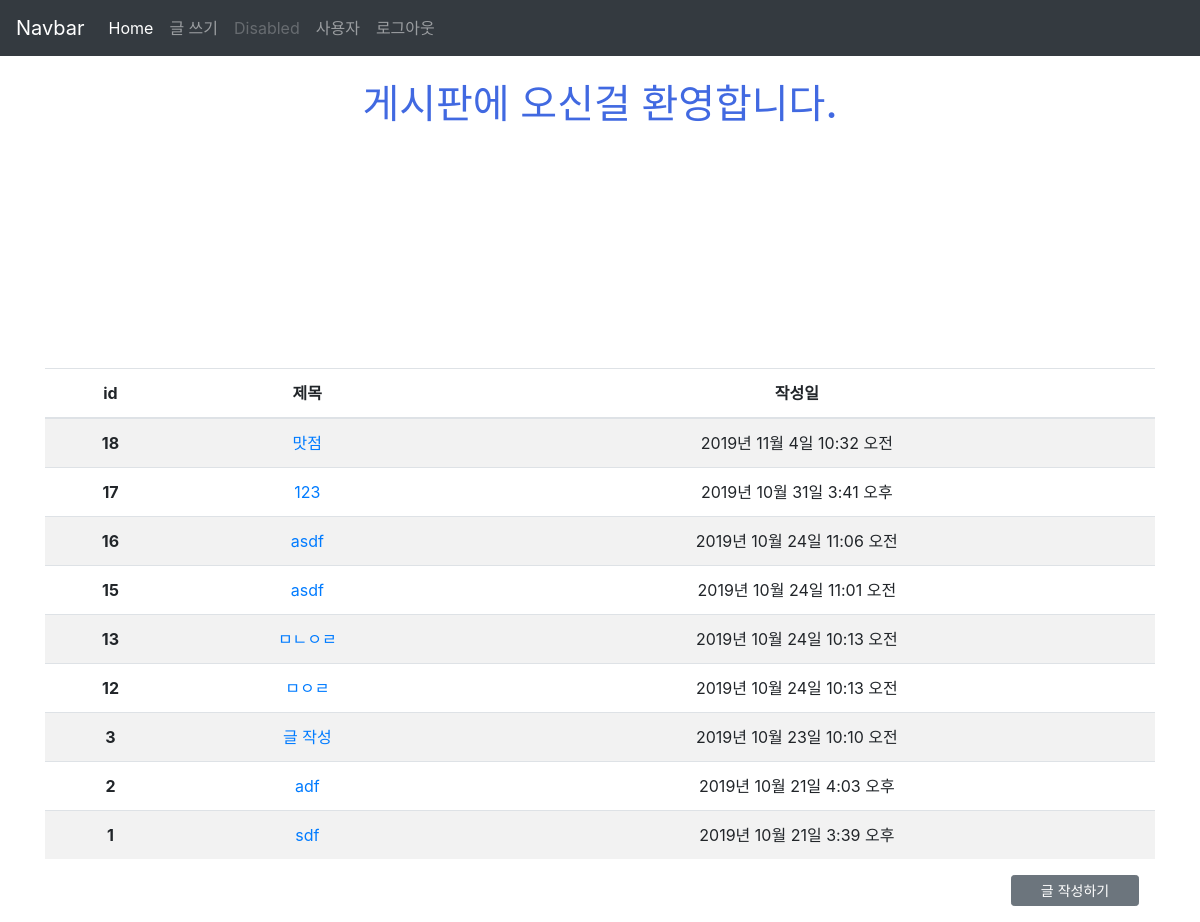
The app's page /articles/ (signed in) with its own data.
### accounts/models.py (models this page shows)
class User(AbstractUser):
    followers = models.ManyToManyField(settings.AUTH_USER_MODEL, related_name='followings', blank=True)

### articles/models.py (models this page shows, shortened)
class Article(models.Model):
    title = models.CharField(max_length=10)
    content = models.TextField()
    image = models.ImageField(blank=True)
    image_thumbnail = ImageSpecField(
        processors=[ResizeToFill(300, 300)],
        format='JPEG',
        options={'quality': 80}
    )
    created_at = models.DateTimeField(auto_now_add=True)
    updated_at = models.DateTimeField(auto_now=True)
    user = models.ForeignKey(settings.AUTH_USER_MODEL, on_delete=models.CASCADE)
    like_users = models.ManyToManyField(settings.AUTH_USER_MODEL, related_name='like_articles', blank=True)
    hashtags = models.ManyToManyField(HashTag, blank=True)

### articles/views.py (the view)
# urls.py: path('', views.index, name='index'),
def index(request):
    articles = Article.objects.order_by('-id')
    context = {
        'articles': articles
    }
    return render(request, 'articles/index.html', context)

### articles/templates/articles/index.html
{% extends 'articles/base.html' %}
{% load static %}
{% block css %}
<link rel="stylesheet" href="{% static 'articles/style.css' %}">
{% endblock %}
{% block body %}
<h1 class="my-4 text-center title">게시판에 오신걸 환영합니다.</h1>
<img class="d-block mx-auto"  height="200px" src="{% static 'articles/1.jpg' %}" alt="">
<table class="mt-3 table table-striped text-center">
    <thead>
      <tr>
        <th scope="col">id</th>
        <th scope="col">제목</th>
        <th scope="col">작성일</th>
      </tr>
    </thead>
    <tbody>
      {% for article in articles %}
      <tr>
        <th scope="row">{{ article.id }}</th>
        <td><a href="{% url 'articles:detail' article.pk %}">{{ article.title }}</a></td>
        <td>{{ article.created_at }}</td>
      </tr>
      {% endfor %}
    </tbody>
  </table>
  {% if user.is_authenticated %}
    <a class="d-block mt-3 mr-3 ml-auto btn btn-secondary btn-sm mb-3" style="width:8rem;" href="{% url 'articles:create' %}">글 작성하기</a>
  {% else %}
    <a class="d-block mt-3 mr-3 ml-auto btn btn-secondary btn-sm mb-3" style="width:8rem;">글 작성하기</a>
  {% endif %}
{% endblock %}

### articles/templates/_navbar.html (shortened to what this page needs)
<nav class="navbar navbar-expand-lg navbar-dark bg-dark">
  <a class="navbar-brand" href="/articles/">Navbar</a>
  <div class="collapse navbar-collapse" id="navbarNavAltMarkup">
    <div class="navbar-nav">
      <a class="nav-item nav-link active" href={% url 'articles:index' %}>Home <span class="sr-only">(current)</span></a>
      <a class="nav-item nav-link" href={% url 'articles:create' %}>글 쓰기</a>
      <a class="nav-item nav-link disabled" href="#" tabindex="-1" aria-disabled="true">Disabled</a>
      {% if user.is_authenticated %}
      {% load gravatar %}
      <a href="{% url 'accounts:profile' user.pk %}" class="nav-item nav-link">{{ user.username }}</a>
      <a class="nav-item nav-link" href={% url 'accounts:logout' %}>로그아웃</a>
      {% else %}
      <a class="nav-item nav-link" href={% url 'accounts:signup' %}>회원 가입</a>
      <a class="nav-item nav-link" href={% url 'accounts:login' %}>로그인</a>
      {% endif %}
    </div>
  </div>
</nav>

### articles/static/articles/style.css (style rules this page uses)
.title { color: royalblue; }

### records on screen
User: username "사용자"
Article: id "18", title "맛점", created_at "2019년 11월 4일 10:32 오전"
Article: id "17", title "123", created_at "2019년 10월 31일 3:41 오후"
Article: id "16", title "asdf", created_at "2019년 10월 24일 11:06 오전"
Article: id "15", title "asdf", created_at "2019년 10월 24일 11:01 오전"
Article: id "13", title "ㅁㄴㅇㄹ", created_at "2019년 10월 24일 10:13 오전"
Article: id "12", title "ㅁㅇㄹ", created_at "2019년 10월 24일 10:13 오전"
Article: id "3", title "글 작성", created_at "2019년 10월 23일 10:10 오전"
Article: id "2", title "adf", created_at "2019년 10월 21일 4:03 오후"
Article: id "1", title "sdf", created_at "2019년 10월 21일 3:39 오후"
